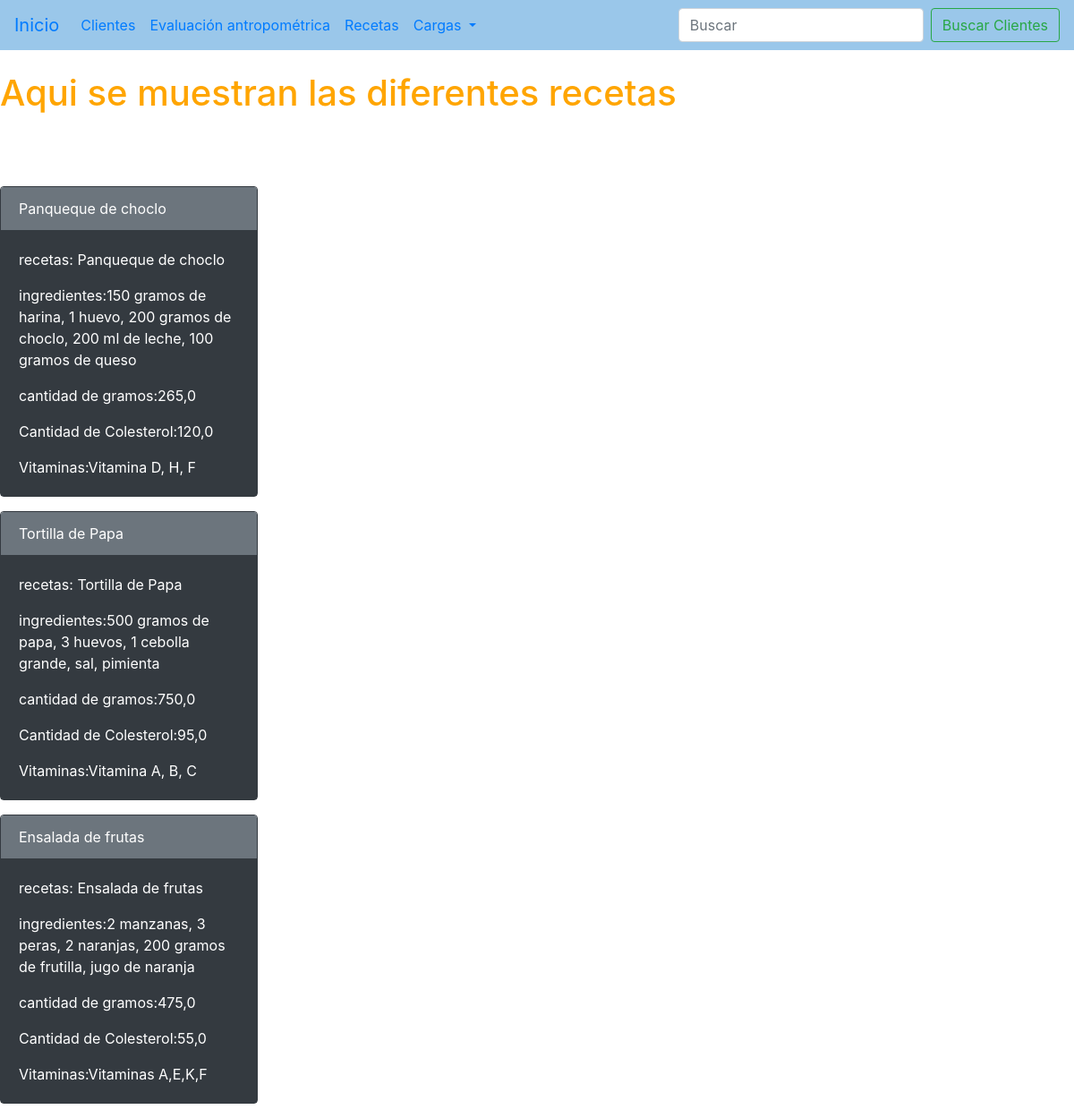
Page /clientes/recetas/ on the earlier database version.
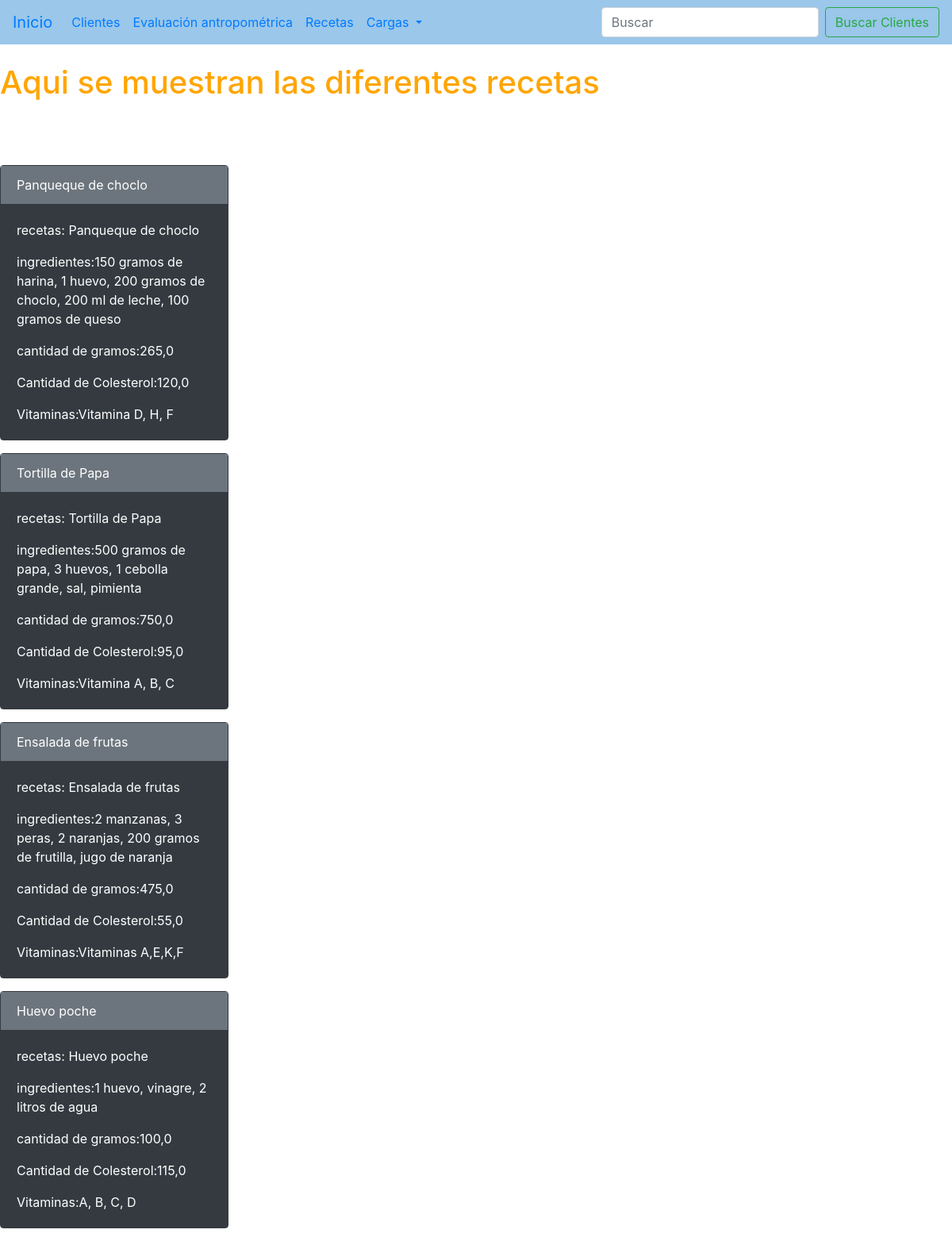
Same page on the later database version.
### app_nutricion/models.py (models this page shows)
class Recetas(models.Model):
    recipe_name = models.CharField(max_length=40)
    ingredients = models.CharField(max_length=200)
    number_of_grams = models.FloatField()
    amount_of_cholesterol = models.FloatField()
    vitamins = models.CharField(max_length=300)
    class Meta:
        verbose_name = "Recetas Saludables"
        verbose_name_plural = "Recetas"

### app_nutricion/views.py (the view)
# urls.py: path('recetas/', recetas, name='recetas'),
def recetas(request):
    recetas = Recetas.objects.all()
    context = {"recetas": recetas}
    return render(request, "recetas.html", context=context)

### templates/recetas.html (shortened to what this page needs)
{% extends 'base.html' %}
{% block contenido %}
<br>
<h1 style = "color: orange")> Aqui se muestran las diferentes recetas</h1>
{% for receta in recetas %}
    <div class="card text-dark border-dark mb-3" style="max-width: 18rem;">
        <div class="card-header text-white bg-secondary border-dark">{{receta.recipe_name}}</div>
        <div class="card-body text-white bg-dark border-dark">
        <p class="card-text">recetas: {{receta.recipe_name}}</p>
        <p class="card-text">ingredientes:{{receta.ingredients}} </p>
        <p class="card-text">cantidad de gramos:{{receta.number_of_grams}} </p>
        <p class="card-text">Cantidad de Colesterol:{{receta.amount_of_cholesterol}} </p>
        <p class="card-text">Vitaminas:{{receta.vitamins}} </p>
        </div>
    </div>
{% endfor %}
{% endblock %}

Differences in the rows shown:
added Recetas: recipe_name "Huevo poche", ingredients "1 huevo, vinagre, 2 litros de agua", number_of_grams "100,0", amount_of_cholesterol "115,0", vitamins "A, B, C, D"
